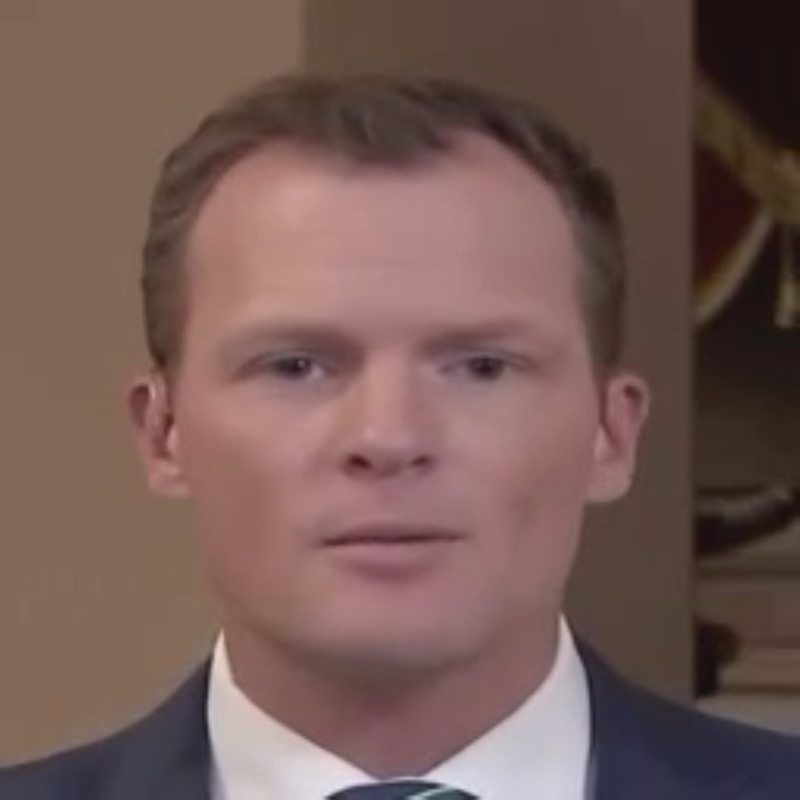
#> input picture DPE-main/data/s.jpg, 1600 x 1600 px, given as the content of the folder n/results/id_00010_pose_00473_audio_741400104/G_Pose_Driven_, which was not available (shown at 1/2 size)
$ python NIQE.py   (older library calls are emulated)
#> lines starting #> are read from the running program, lines starting #| are printed output that depends on the picture; pictures that were not available may be replaced by others from this repository, and a replacement may not be noted
import numpy as np
import scipy.misc
import scipy.io
from os.path import dirname
from os.path import join
import scipy
from PIL import Image
import numpy as np
import scipy.ndimage
import numpy as np
import scipy.special
import math
import os


gamma_range = np.arange(0.2, 10, 0.001)
a = scipy.special.gamma(2.0/gamma_range)
a *= a
b = scipy.special.gamma(1.0/gamma_range)
c = scipy.special.gamma(3.0/gamma_range)
prec_gammas = a/(b*c)

def aggd_features(imdata):
    #flatten imdata
    imdata.shape = (len(imdata.flat),)
    imdata2 = imdata*imdata
    left_data = imdata2[imdata<0]
    right_data = imdata2[imdata>=0]
    left_mean_sqrt = 0
    right_mean_sqrt = 0
    if len(left_data) > 0:
        left_mean_sqrt = np.sqrt(np.average(left_data))
    if len(right_data) > 0:
        right_mean_sqrt = np.sqrt(np.average(right_data))

    if right_mean_sqrt != 0:
      gamma_hat = left_mean_sqrt/right_mean_sqrt
    else:
      gamma_hat = np.inf
    #solve r-hat norm

    imdata2_mean = np.mean(imdata2)
    if imdata2_mean != 0:
      r_hat = (np.average(np.abs(imdata))**2) / (np.average(imdata2))
    else:
      r_hat = np.inf
    rhat_norm = r_hat * (((math.pow(gamma_hat, 3) + 1)*(gamma_hat + 1)) / math.pow(math.pow(gamma_hat, 2) + 1, 2))

    #solve alpha by guessing values that minimize ro
    pos = np.argmin((prec_gammas - rhat_norm)**2);
    alpha = gamma_range[pos]

    gam1 = scipy.special.gamma(1.0/alpha)
    gam2 = scipy.special.gamma(2.0/alpha)
    gam3 = scipy.special.gamma(3.0/alpha)

    aggdratio = np.sqrt(gam1) / np.sqrt(gam3)
    bl = aggdratio * left_mean_sqrt
    br = aggdratio * right_mean_sqrt

    #mean parameter
    N = (br - bl)*(gam2 / gam1)#*aggdratio
    return (alpha, N, bl, br, left_mean_sqrt, right_mean_sqrt)

def ggd_features(imdata):
    nr_gam = 1/prec_gammas
    sigma_sq = np.var(imdata)
    E = np.mean(np.abs(imdata))
    rho = sigma_sq/E**2
    pos = np.argmin(np.abs(nr_gam - rho));
    return gamma_range[pos], sigma_sq

def paired_product(new_im):
    shift1 = np.roll(new_im.copy(), 1, axis=1)
    shift2 = np.roll(new_im.copy(), 1, axis=0)
    shift3 = np.roll(np.roll(new_im.copy(), 1, axis=0), 1, axis=1)
    shift4 = np.roll(np.roll(new_im.copy(), 1, axis=0), -1, axis=1)

    H_img = shift1 * new_im
    V_img = shift2 * new_im
    D1_img = shift3 * new_im
    D2_img = shift4 * new_im

    return (H_img, V_img, D1_img, D2_img)


def gen_gauss_window(lw, sigma):
    sd = np.float32(sigma)
    lw = int(lw)
    weights = [0.0] * (2 * lw + 1)
    weights[lw] = 1.0
    sum = 1.0
    sd *= sd
    for ii in range(1, lw + 1):
        tmp = np.exp(-0.5 * np.float32(ii * ii) / sd)
        weights[lw + ii] = tmp
        weights[lw - ii] = tmp
        sum += 2.0 * tmp
    for ii in range(2 * lw + 1):
        weights[ii] /= sum
    return weights

def compute_image_mscn_transform(image, C=1, avg_window=None, extend_mode='constant'):
    if avg_window is None:
      avg_window = gen_gauss_window(3, 7.0/6.0)
    assert len(np.shape(image)) == 2
    h, w = np.shape(image)
    mu_image = np.zeros((h, w), dtype=np.float32)
    var_image = np.zeros((h, w), dtype=np.float32)
    image = np.array(image).astype('float32')
    scipy.ndimage.correlate1d(image, avg_window, 0, mu_image, mode=extend_mode)
    scipy.ndimage.correlate1d(mu_image, avg_window, 1, mu_image, mode=extend_mode)
    scipy.ndimage.correlate1d(image**2, avg_window, 0, var_image, mode=extend_mode)
    scipy.ndimage.correlate1d(var_image, avg_window, 1, var_image, mode=extend_mode)
    var_image = np.sqrt(np.abs(var_image - mu_image**2))
    return (image - mu_image)/(var_image + C), var_image, mu_image


def _niqe_extract_subband_feats(mscncoefs):
    # alpha_m,  = extract_ggd_features(mscncoefs)
    alpha_m, N, bl, br, lsq, rsq = aggd_features(mscncoefs.copy())
    pps1, pps2, pps3, pps4 = paired_product(mscncoefs)
    alpha1, N1, bl1, br1, lsq1, rsq1 = aggd_features(pps1)
    alpha2, N2, bl2, br2, lsq2, rsq2 = aggd_features(pps2)
    alpha3, N3, bl3, br3, lsq3, rsq3 = aggd_features(pps3)
    alpha4, N4, bl4, br4, lsq4, rsq4 = aggd_features(pps4)
    return np.array([alpha_m, (bl+br)/2.0,
            alpha1, N1, bl1, br1,  # (V)
            alpha2, N2, bl2, br2,  # (H)
            alpha3, N3, bl3, bl3,  # (D1)
            alpha4, N4, bl4, bl4,  # (D2)
    ])

def get_patches_train_features(img, patch_size, stride=8):
    return _get_patches_generic(img, patch_size, 1, stride)

def get_patches_test_features(img, patch_size, stride=8):
    return _get_patches_generic(img, patch_size, 0, stride)

def extract_on_patches(img, patch_size):
    h, w = img.shape
    patch_size = np.int(patch_size)
    patches = []
    for j in range(0, h-patch_size+1, patch_size):
        for i in range(0, w-patch_size+1, patch_size):
            patch = img[j:j+patch_size, i:i+patch_size]
            patches.append(patch)

    patches = np.array(patches)

    patch_features = []
    for p in patches:
        patch_features.append(_niqe_extract_subband_feats(p))
    patch_features = np.array(patch_features)

    return patch_features

def _get_patches_generic(img, patch_size, is_train, stride):
    h, w = np.shape(img)
    if h < patch_size or w < patch_size:
        print("Input image is too small")
        exit(0)

    # ensure that the patch divides evenly into img
    hoffset = (h % patch_size)
    woffset = (w % patch_size)

    if hoffset > 0:
        img = img[:-hoffset, :]
    if woffset > 0:
        img = img[:, :-woffset]


    img = img.astype(np.float32)
    img2 = scipy.misc.imresize(img, 0.5, interp='bicubic', mode='F')

    mscn1, var, mu = compute_image_mscn_transform(img)
    mscn1 = mscn1.astype(np.float32)

    mscn2, _, _ = compute_image_mscn_transform(img2)
    mscn2 = mscn2.astype(np.float32)


    feats_lvl1 = extract_on_patches(mscn1, patch_size)
    feats_lvl2 = extract_on_patches(mscn2, patch_size/2)

    feats = np.hstack((feats_lvl1, feats_lvl2))# feats_lvl3))

    return feats

def niqe(inputImgData):

    patch_size = 96
    module_path = dirname(__file__)

    # TODO: memoize
    params = scipy.io.loadmat(join(module_path, 'data', 'niqe_image_params.mat'))
    pop_mu = np.ravel(params["pop_mu"])
    pop_cov = params["pop_cov"]


    M, N = inputImgData.shape

    # assert C == 1, "niqe called with videos containing %d channels. Please supply only the luminance channel" % (C,)
    assert M > (patch_size*2+1), "niqe called with small frame size, requires > 192x192 resolution video using current training parameters"
    assert N > (patch_size*2+1), "niqe called with small frame size, requires > 192x192 resolution video using current training parameters"


    feats = get_patches_test_features(inputImgData, patch_size)
    sample_mu = np.mean(feats, axis=0)
    sample_cov = np.cov(feats.T)

    X = sample_mu - pop_mu
    covmat = ((pop_cov+sample_cov)/2.0)
    pinvmat = scipy.linalg.pinv(covmat)
    niqe_score = np.sqrt(np.dot(np.dot(X, pinvmat), X))

    return niqe_score


'''if __name__ == "__main__":

    ref = np.array(Image.open('./test_imgs/bikes.bmp').convert('LA'))[:,:,0] # ref
    dis = np.array(Image.open('./test_imgs/bikes_distorted.bmp').convert('LA'))[:,:,0] # dis

    print('NIQE of ref bikes image is: %0.3f'% niqe(ref))
    print('NIQE of dis bikes image is: %0.3f'% niqe(dis))

    ref = np.array(Image.open('./test_imgs/parrots.bmp').convert('LA'))[:,:,0] # ref
    dis = np.array(Image.open('./test_imgs/parrots_distorted.bmp').convert('LA'))[:,:,0] # dis

    print('NIQE of ref parrot image is: %0.3f'% niqe(ref))
    print('NIQE of dis parrot image is: %0.3f'% niqe(dis))'''
'''if __name__ == "__main__":
    def read_image_as_grayscale(image_path):
        img = Image.open(image_path).convert('L')
        return np.array(img)
    ref_bikes = read_image_as_grayscale('/home/lanlan/Talking-Face_PC-AVS-main/results/id_00010_pose_00473_audio_741400104/G_Pose_Driven_/G_Pose_Driven_0.jpg')  # 注意文件扩展名

    print('NIQE of the image is: %0.3f' % niqe(ref_bikes))'''

def read_image_as_grayscale(image_path):
    img = Image.open(image_path).convert('L')
    return np.array(img)

def evaluate_niqe_in_folder(folder_path):
    # 遍历文件夹中的所有文件
    niqe_values = []
    for filename in os.listdir(folder_path):
        # 检查文件扩展名，确保只处理图像文件（这里以.jpg为例）
        if filename.endswith(".jpg") or filename.endswith(".jpeg") or filename.endswith(".png"):
            # 构建完整的文件路径
            image_path = os.path.join(folder_path, filename)
            # 读取图像并转换为灰度图
            img_gray = read_image_as_grayscale(image_path)
            # 计算NIQE值
            niqe_value = niqe(img_gray)
#> (reads Talking-Face_PC-AVS/data/niqe_image_params.mat from the repository)
#> in _get_patches_generic, `img = img[:-hoffset, :]`:
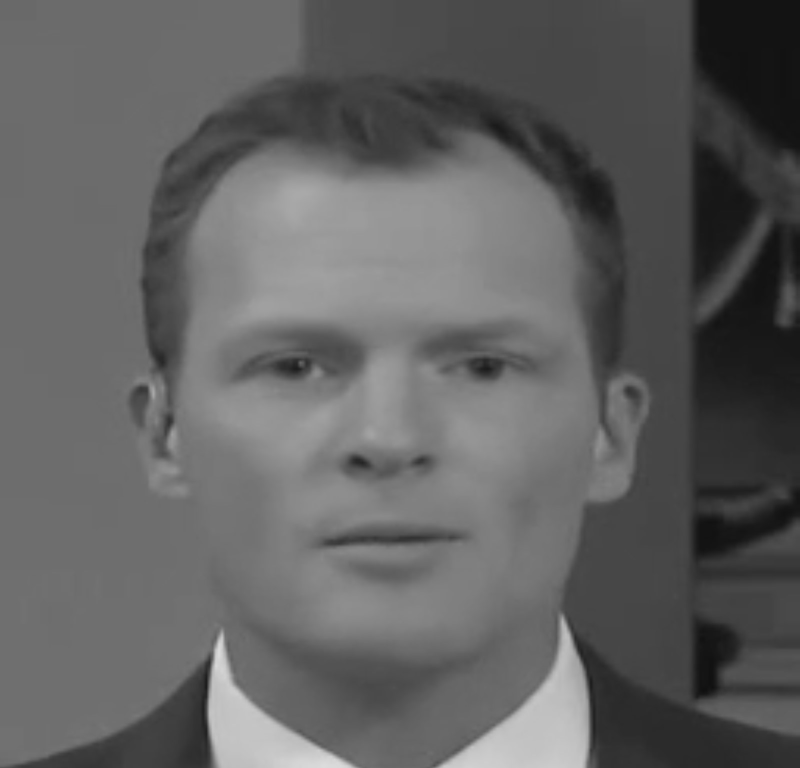
#> img: shape (1536, 1600) (shown at 1/2 size); min 15, max 220, mean 97.1
#> in _get_patches_generic, `img2 = scipy.misc.imresize(img, 0.5, interp='bicubic', mode='F')`:
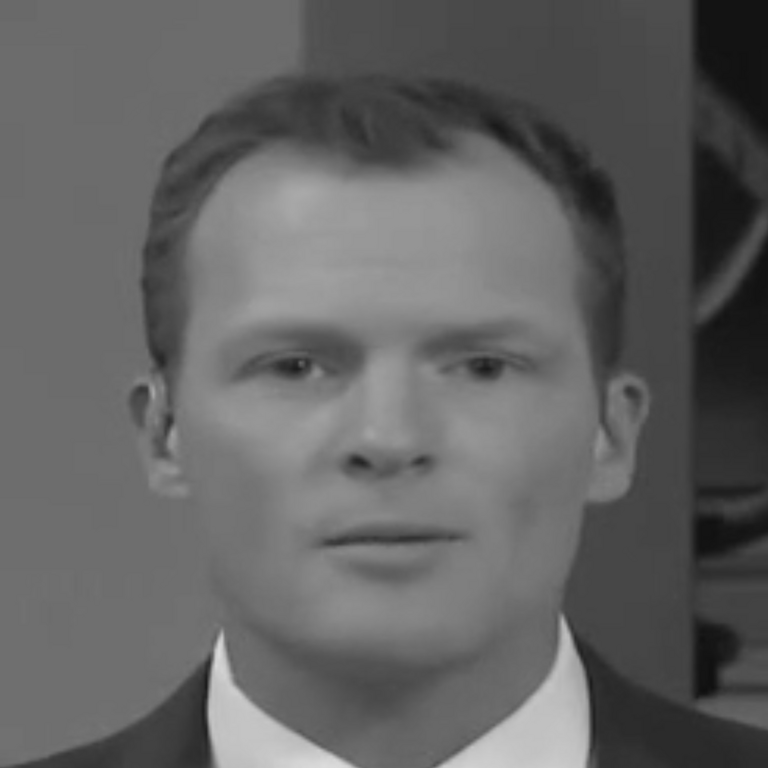
#> img2: shape (768, 768) float32; min 15.34, max 220.1, mean 99.2
#> in _get_patches_generic, `mscn1, var, mu = compute_image_mscn_transform(img)`:
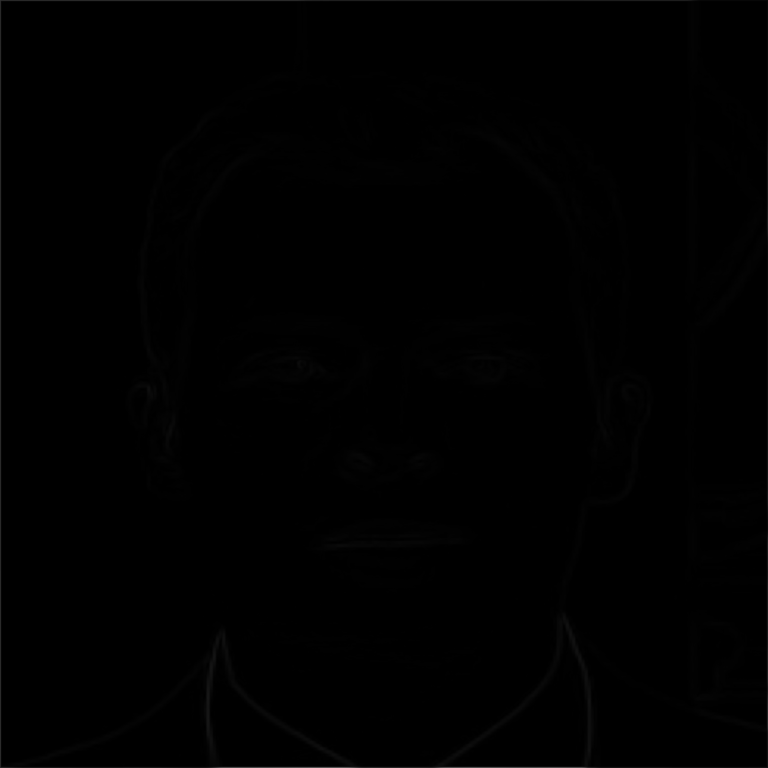
#> var: shape (1536, 1536) float32 (shown at 1/2 size); min 0, max 103.1, mean 0.8
#> call 2 of compute_image_mscn_transform, with C = 1, extend_mode = 'constant'
#> in compute_image_mscn_transform (call 2), `scipy.ndimage.correlate1d(var_image, avg_window, 1, var_image, mode=ex..`:
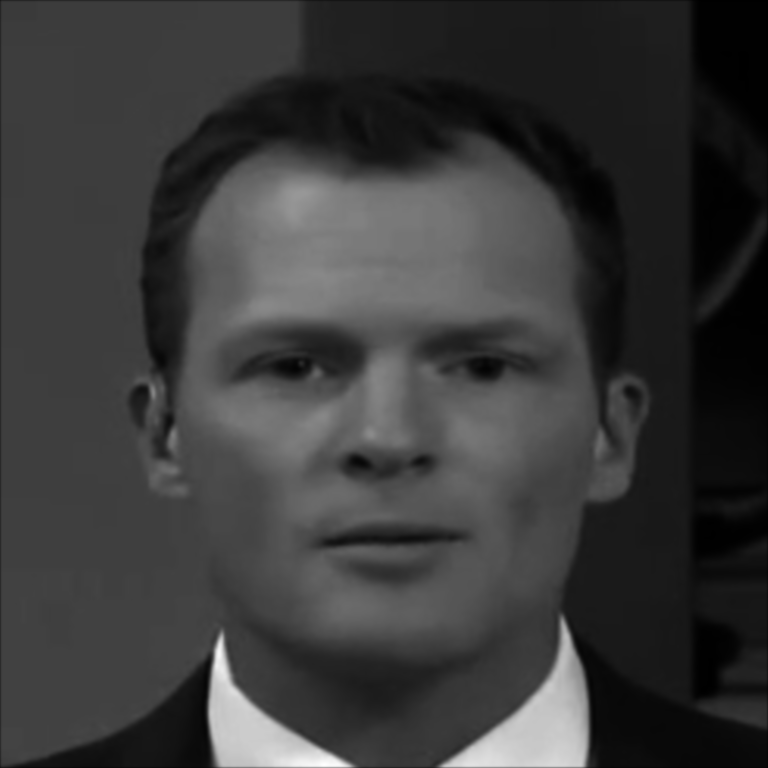
#> var_image: shape (768, 768) float32; min 162.7, max 47810.4, mean 11074.5; drawn with min black and max white
#> in _get_patches_generic, `mscn2, _, _ = compute_image_mscn_transform(img2)`:
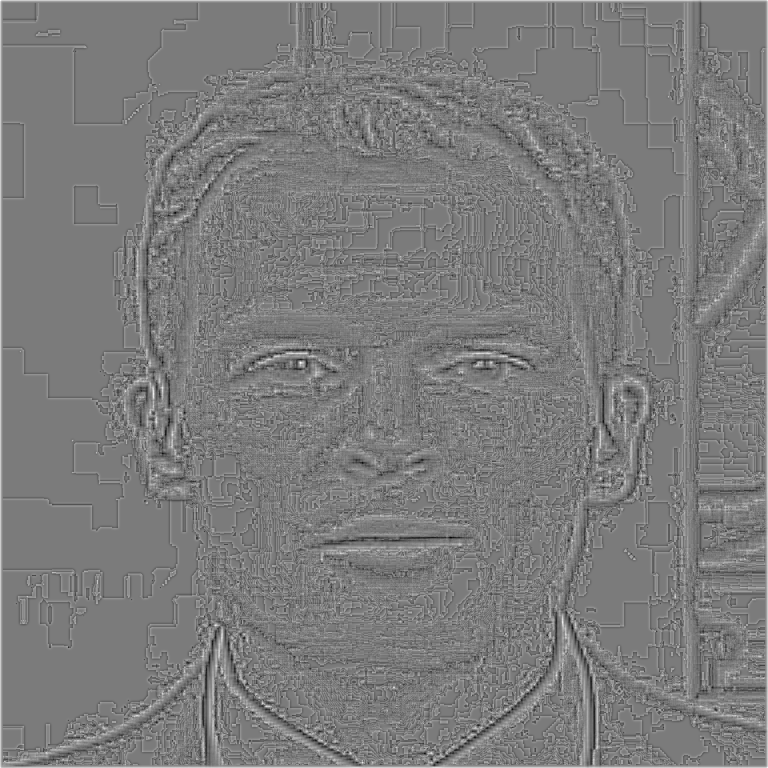
#> mscn2: shape (768, 768) float32; min -1.05, max 1.12, mean 0.00678; drawn with min black and max white
#> after the loop in extract_on_patches, `for j in range(0, h-patch_size+1, patch_size):`: patches = 256 items
#> the loop in extract_on_patches, `for p in patches:` made 256 passes
#> alpha_m in _niqe_extract_subband_feats on passes 1, 4: 0.27, 0.203
#> pass 1, in paired_product, `shift4 = np.roll(np.roll(new_im.copy(), 1, axis=0), -1, axis=1)`:
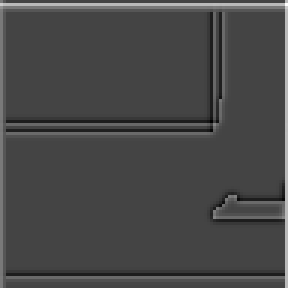
#> shift4: shape (96, 96) float32 (shown 3 times larger); min -0.397, max 1.08, mean 0.0227; drawn with min black and max white
#> in niqe, `pinvmat = scipy.linalg.pinv(covmat)`:
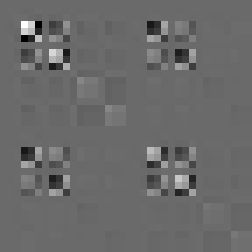
#> pinvmat: shape (36, 36) float64 (shown 7 times larger); min -193125.8, max 269652.7, mean 76.8; drawn with min black and max white
            niqe_values.append(niqe_value)
            # 打印NIQE值和对应的图像文件名
            print(f'NIQE of the image "{filename}" is: %0.3f' % niqe_value)
#| NIQE of the image "s.jpg" is: 15.681
    average_niqe = sum(niqe_values) / len(niqe_values) if niqe_values else 0
    print(f'Average NIQE of all images in the folder is: %0.3f' % average_niqe)
#| Average NIQE of all images in the folder is: 15.681

if __name__ == "__main__":
    folder_to_evaluate = '/home/lanlan/Talking-Face_PC-AVS-main/results/id_00010_pose_00473_audio_741400104/G_Pose_Driven_'
# 调用函数评估文件夹中的所有图像
    evaluate_niqe_in_folder(folder_to_evaluate)
